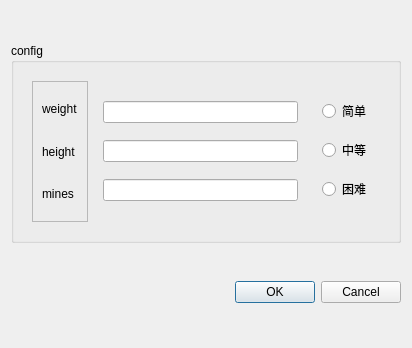
<?xml version="1.0" encoding="UTF-8"?>
<ui version="4.0">
 <class>Config</class>
 <widget class="QDialog" name="Config">
  <property name="geometry">
   <rect>
    <x>0</x>
    <y>0</y>
    <width>412</width>
    <height>348</height>
   </rect>
  </property>
  <property name="windowTitle">
   <string>Dialog</string>
  </property>
  <layout class="QVBoxLayout" name="verticalLayout">
   <item>
    <widget class="QGroupBox" name="groupBox">
     <property name="maximumSize">
      <size>
       <width>16777215</width>
       <height>200</height>
      </size>
     </property>
     <property name="title">
      <string>config</string>
     </property>
     <layout class="QVBoxLayout" name="verticalLayout_3">
      <item>
       <widget class="QWidget" name="widget_2" native="true">
        <layout class="QHBoxLayout" name="horizontalLayout_3">
         <item>
          <widget class="QFrame" name="frame">
           <property name="frameShape">
            <enum>QFrame::StyledPanel</enum>
           </property>
           <property name="frameShadow">
            <enum>QFrame::Raised</enum>
           </property>
           <layout class="QVBoxLayout" name="verticalLayout_2">
            <item>
             <widget class="QLabel" name="label">
              <property name="text">
               <string>weight</string>
              </property>
             </widget>
            </item>
            <item>
             <widget class="QLabel" name="label_2">
              <property name="text">
               <string>height</string>
              </property>
             </widget>
            </item>
            <item>
             <widget class="QLabel" name="label_3">
              <property name="text">
               <string>mines</string>
              </property>
             </widget>
            </item>
           </layout>
          </widget>
         </item>
         <item>
          <widget class="QWidget" name="widget_3" native="true">
           <layout class="QVBoxLayout" name="verticalLayout_4">
            <item>
             <widget class="QLineEdit" name="lineEdit"/>
            </item>
            <item>
             <widget class="QLineEdit" name="lineEdit_2"/>
            </item>
            <item>
             <widget class="QLineEdit" name="lineEdit_3"/>
            </item>
           </layout>
          </widget>
         </item>
         <item>
          <widget class="QWidget" name="widget_4" native="true">
           <layout class="QVBoxLayout" name="verticalLayout_5">
            <item>
             <widget class="QRadioButton" name="radioButton">
              <property name="text">
               <string>简单</string>
              </property>
             </widget>
            </item>
            <item>
             <widget class="QRadioButton" name="radioButton_2">
              <property name="text">
               <string>中等</string>
              </property>
             </widget>
            </item>
            <item>
             <widget class="QRadioButton" name="radioButton_3">
              <property name="text">
               <string>困难</string>
              </property>
             </widget>
            </item>
           </layout>
          </widget>
         </item>
        </layout>
       </widget>
      </item>
     </layout>
    </widget>
   </item>
   <item>
    <widget class="QDialogButtonBox" name="buttonBox">
     <property name="standardButtons">
      <set>QDialogButtonBox::Cancel|QDialogButtonBox::Ok</set>
     </property>
    </widget>
   </item>
  </layout>
 </widget>
 <resources/>
 <connections/>
</ui>
